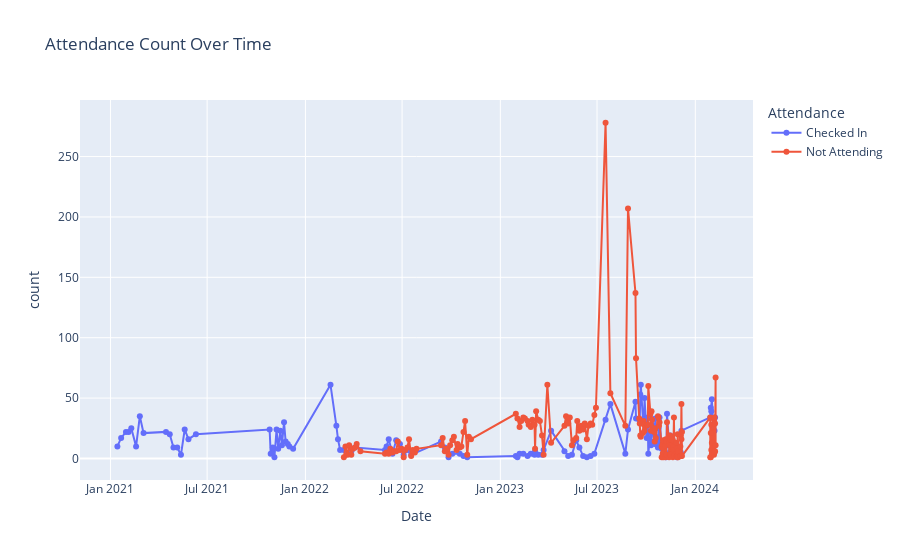

The notebook cell this image was saved under:
### Code cell
# Creating a line plot using Plotly Express
fig = px.line(attendance_grouped, x='Date', y='count', color='Attendance', markers=True, title='Attendance Count Over Time')
fig.show()

### Figure 1 — Plotly figure (JSON) as saved in the notebook; plotly's stock layout.template omitted (floating-point values rounded to 4 significant figures; data arrays with more than 128 entries replaced by an {"elided": "..."} marker saying what was removed)
{"data": [{"hovertemplate": "Attendance=Checked In<br>Date=%{x}<br>count=%{y}<extra></extra>", "legendgroup": "Checked In", "line": {"color": "#636efa", "dash": "solid"}, "marker": {"symbol": "circle"}, "mode": "lines+markers", "name": "Checked In", "orientation": "v", "showlegend": true, "type": "scatter", "x": {"elided": "132 str values"}, "xaxis": "x", "y": {"elided": "132 int values"}, "yaxis": "y"}, {"hovertemplate": "Attendance=Not Attending<br>Date=%{x}<br>count=%{y}<extra></extra>", "legendgroup": "Not Attending", "line": {"color": "#EF553B", "dash": "solid"}, "marker": {"symbol": "circle"}, "mode": "lines+markers", "name": "Not Attending", "orientation": "v", "showlegend": true, "type": "scatter", "x": {"elided": "170 str values"}, "xaxis": "x", "y": {"elided": "170 int values"}, "yaxis": "y"}], "layout": {"legend": {"title": {"text": "Attendance"}, "tracegroupgap": 0}, "title": {"text": "Attendance Count Over Time"}, "xaxis": {"anchor": "y", "domain": [0, 1], "title": {"text": "Date"}}, "yaxis": {"anchor": "x", "domain": [0, 1], "title": {"text": "count"}}}}
